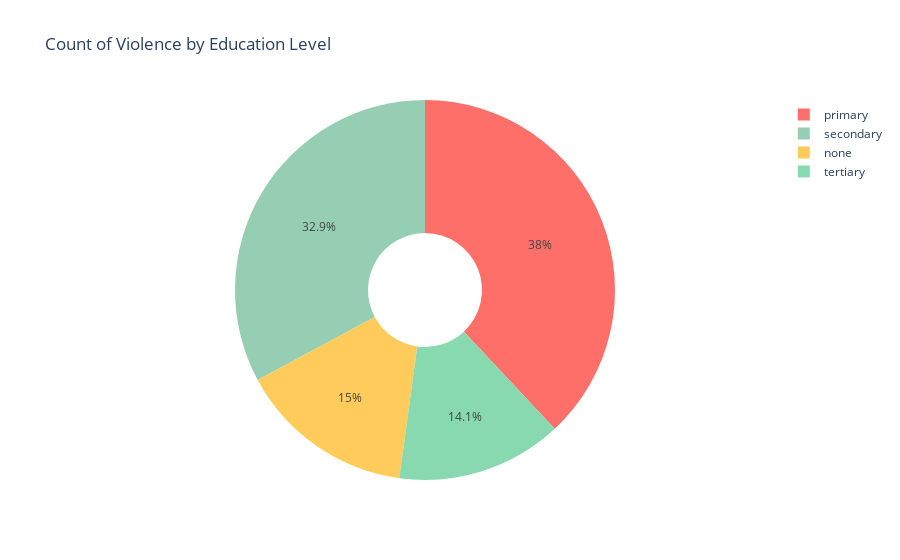

Here is the notebook cell this chart was saved with:
### Markdown cell above
**Insight:**

The majority of participants (over 250) are not categorized as victims of domestic violence, while a smaller but significant portion (about 100) are categorized as victims.

Conclusion: While a larger proportion of women do not report being victims of domestic violence, the number of women experiencing violence is substantial, highlighting the urgent need for targeted interventions and support systems.

### Code cell
#4. Count occurrences of each category in the 'education' column
education_count = df_copy['education'].value_counts().reset_index()
education_count.columns = ['education', 'count']

# Create an interactive donut chart
fig = px.pie(education_count, 
             values='count', 
             names='education', 
             title='Count of Violence by Education Level',
             hole=0.3,  # Creates the donut shape
             color='education',
             color_discrete_sequence=['#ff6f69', '#96ceb4', '#ffcc5c', '#88d8b0'])

# Show the plot
fig.show()

### Figure 1 — Plotly figure (JSON) as saved in the notebook; plotly's stock layout.template omitted (floating-point values rounded to 4 significant figures)
{"data": [{"customdata": [["primary"], ["secondary"], ["none"], ["tertiary"]], "domain": {"x": [0, 1], "y": [0, 1]}, "hole": 0.3, "hovertemplate": "education=%{customdata[0]}<br>count=%{value}<extra></extra>", "labels": ["primary", "secondary", "none", "tertiary"], "legendgroup": "", "marker": {"colors": ["#ff6f69", "#96ceb4", "#ffcc5c", "#88d8b0"]}, "name": "", "showlegend": true, "type": "pie", "values": [132, 114, 52, 49]}], "layout": {"legend": {"tracegroupgap": 0}, "piecolorway": ["#ff6f69", "#96ceb4", "#ffcc5c", "#88d8b0"], "title": {"text": "Count of Violence by Education Level"}}}
